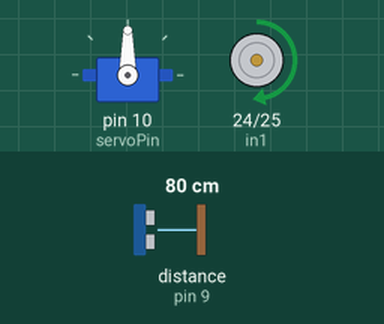
Simulated run of this sketch. Board: Arduino Mega 2560, built with avr-gcc and run on an emulated ATmega2560. On the bench: servo, motor-driver pin pairs drawn as motors (green arrow = first pin HIGH = forward, orange = second pin HIGH = backward, longer = more drive, scaled by the enable pin). Wiring (inferred from the names in the program): ultrasonic range finder: trigger pin 8; echo pin 9. The test bench sets the inputs (shaded band); at power-on: distance to the obstacle (sensor on pin 9) 80 cm. The echo pulse lasts 58.3 µs per cm.

Above: at 1.3 s.
1.4 s: distance to the obstacle (sensor on pin 9) set to 52 cm
2.9 s: distance to the obstacle (sensor on pin 9) set to 44 cm
At 4.6 s:
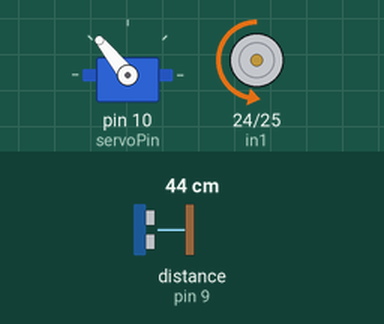
At 6.9 s:
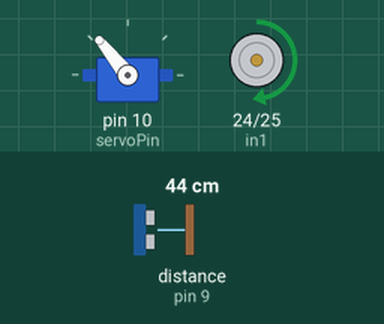
8.9 s: distance to the obstacle (sensor on pin 9) set to 60 cm
At 11.3 s:
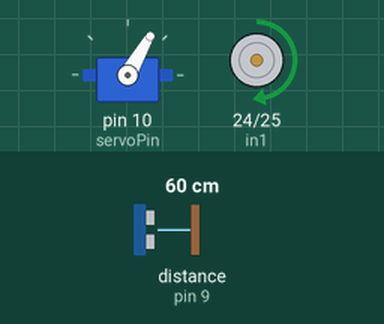
Timing chart, 0 to 12.8 s (numbered marks = the images above; inputs shaded):
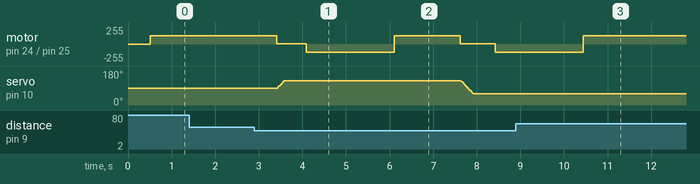

The sketch:

jegblirgal.ino
```cpp
// Ultrasonic sensors
#include <Ultrasonic.h>
#define rightEcho 23
#define rightTrig 22
#define leftEcho 9
#define leftTrig 8
Ultrasonic rightSensor(rightTrig, rightEcho);
Ultrasonic frontSensor(leftTrig, leftEcho);

// Servo
#define servoPin 10
#include <Servo.h>;
Servo myServo;
int pos = 90;

// Motor driver (LN298N)
#define speedPin 2
#define in1 24
#define in2 25
int speed = 0;

void setup() {

  //Serial.begin(9600);

  // Servo init
  myServo.attach(servoPin);
  myServo.write(pos);

  // Motor driver init
  pinMode(speedPin, OUTPUT);
  pinMode(in1, OUTPUT);
  pinMode(in2, OUTPUT);
}

void loop() {

  //Serial.println((double)frontSensor.distanceRead()/100);
  if ((double)frontSensor.distanceRead() / 100 > 0.5) {
    moveForward();
    delay(4);
  } else {
    stopEngine();
    turnRight();
    moveBackwards();
    delay(1000);

    if ((double)frontSensor.distanceRead() / 100 <= 0.5) {
      stopEngine();
      moveForward();
      delay(1000);
      stopEngine();
      turnLeft();
      moveBackwards();
      delay(1000);
    }
  }
}

void moveForward() {
  if (inReverse()) {
    stopEngine();
    digitalWrite(in1, HIGH);
    digitalWrite(in2, LOW);
  }

  while (speed < 127) {
    analogWrite(speedPin, speed);
    speed++;
    delay(4);
  }
}

void moveBackwards() {
  if (!inReverse()) {
    stopEngine();
    digitalWrite(in1, LOW);
    digitalWrite(in2, HIGH);
  }

  while (speed < 127) {
    analogWrite(speedPin, speed);
    speed++;
    delay(4);
  }
}

void turnLeft() {
  for (pos; pos >= 60; pos--) {
    myServo.write(pos);
    delay(4);
  }
}

void turnRight() {
  for (pos; pos < 130; pos++) {
    myServo.write(pos);
    delay(4);
  }
}

void centerWheels() {
  while (pos < 90) {
    myServo.write(pos);
    pos++;
    delay(4);
  }
  while (pos > 90) {
    myServo.write(pos);
    pos--;
    delay(4);
  }
}

void stopEngine() {
  while (speed > 0) {
    analogWrite(speedPin, speed);
    speed--;
    delay(4);
  }
}

boolean inReverse() {
  if (digitalRead(in1) == LOW) {
    return true;
  }
  return false;
}
```

Measured:
- the behaviour switches between 49 and 48 cm on distance to the obstacle (sensor on pin 9) (found by bisection; images 0 and 1)
- after the input at 1.4 s, every drawn part: stays the same
- after the input at 2.9 s, motor on pin 24 (in1) / pin 25 (in2): forward 126/255 → forward 1/255 after 0.51 s, → backward 126/255 0.67 s later, → forward 126/255 2.0 s later, → forward 1/255 1.5 s later, … (5 changes in this stretch); servo on pin 10 (servoPin): rises from 90° to 129° in 0.16 s, then falls to 60° in 4.3 s
- after the input at 8.9 s, servo on pin 10 (servoPin): stops changing and stays 60°
